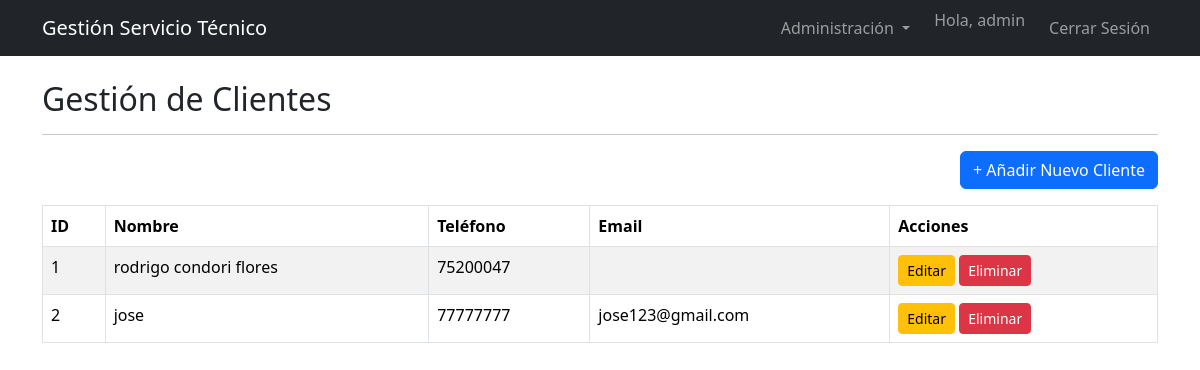
Screenshot of /clientes (signed in) with the database file from the repository.
### models.py (models this page shows, shortened)
class Usuario(db.Model, UserMixin):
    __tablename__ = 'usuarios'
    id = db.Column(db.Integer, primary_key=True)
    email = db.Column(db.String(120), unique=True, nullable=False, index=True)
    password_hash = db.Column(db.String(128), nullable=False)
    nombre = db.Column(db.String(100), nullable=False)
    rol_id = db.Column(db.Integer, db.ForeignKey('roles.id'), nullable=False)
    ordenes_asignadas = db.relationship('Orden', backref='tecnico', lazy='dynamic')

class Cliente(db.Model):
    __tablename__ = 'clientes'
    id = db.Column(db.Integer, primary_key=True)
    nombre = db.Column(db.String(150), nullable=False)
    telefono = db.Column(db.String(20), index=True)
    email = db.Column(db.String(120))
    equipos = db.relationship('Equipo', backref='cliente', lazy='dynamic')

### blueprints/clientes.py (the view)
@clientes_bp.route('/clientes')
@login_required
def listar_clientes():
    clientes = Cliente.query.all()
    return render_template('clientes_lista.html', clientes=clientes)

### app.py (called while the page is built)
@login_manager.user_loader
def load_user(user_id):
    return Usuario.query.get(int(user_id))

### templates/clientes_lista.html (shortened to what this page needs)
{% extends 'base.html' %}
{% block content %}
<h2>Gestión de Clientes</h2>
<hr>
<div class="text-end mb-3">
    <a href="{{ url_for('clientes.crear_cliente') }}" class="btn btn-primary">
        + Añadir Nuevo Cliente
    </a>
</div>
<table class="table table-striped table-bordered">
    <thead class="thead-dark">
        <tr>
            <th scope="col">ID</th>
            <th scope="col">Nombre</th>
            <th scope="col">Teléfono</th>
            <th scope="col">Email</th>
            <th scope="col">Acciones</th>
        </tr>
    </thead>
    <tbody>
        {% for cliente in clientes %}
        <tr>
            <td>{{ cliente.id }}</td>
            <td>{{ cliente.nombre }}</td>
            <td>{{ cliente.telefono }}</td>
            <td>{{ cliente.email }}</td>
            <td>
                <a href="{{ url_for('clientes.editar_cliente', id=cliente.id) }}" class="btn btn-warning btn-sm">Editar</a>
                <form action="{{ url_for('clientes.eliminar_cliente', id=cliente.id) }}" method="POST" style="display: inline;" onsubmit="return confirm('¿Estás seguro de que deseas eliminar este cliente? Se eliminarán también todos sus equipos registrados.');">
    <button type="submit" class="btn btn-danger btn-sm">Eliminar</button>
</form>
            </td>
        </tr>
        {% endfor %}
    </tbody>
</table>
{% endblock %}

### templates/base.html (shortened to what this page needs)
<!doctype html>
<html lang="es">
  <head>
    <link href="https://cdn.jsdelivr.net/npm/bootstrap@5.3.2/dist/css/bootstrap.min.css" rel="stylesheet">
  </head>
  <body>
    <nav class="navbar navbar-expand-lg navbar-dark bg-dark">
      <div class="container">
        <a class="navbar-brand" href="{{ url_for('index') }}">Gestión Servicio Técnico</a>
        <div class="collapse navbar-collapse" id="navbarNav">
          <ul class="navbar-nav ms-auto">
            {% if current_user.is_authenticated %}
              <li class="nav-item dropdown me-3">
                <a class="nav-link dropdown-toggle" href="#" role="button" data-bs-toggle="dropdown" aria-expanded="false">
                  Administración
                </a>
              </li>
              <li class="nav-item">
                <span class="navbar-text me-3">
                  Hola, {{ current_user.nombre }}
                </span>
              </li>
              <li class="nav-item">
                <a class="nav-link" href="{{ url_for('auth.logout') }}">Cerrar Sesión</a>
              </li>
            {% else %}
              <li class="nav-item">
                <a class="nav-link" href="{{ url_for('auth.login') }}">Iniciar Sesión</a>
              </li>
            {% endif %}
          </ul>
        </div>
      </div>
    </nav>
    <div class="container mt-4">
      {% block content %}
      {% endblock %}
    </div>
  </body>
</html>

### rows the page displays
Usuario: nombre "admin"
Cliente: id "1", nombre "rodrigo condori flores", telefono "75200047"
Cliente: id "2", nombre "jose", telefono "77777777", email "jose123@gmail.com"
